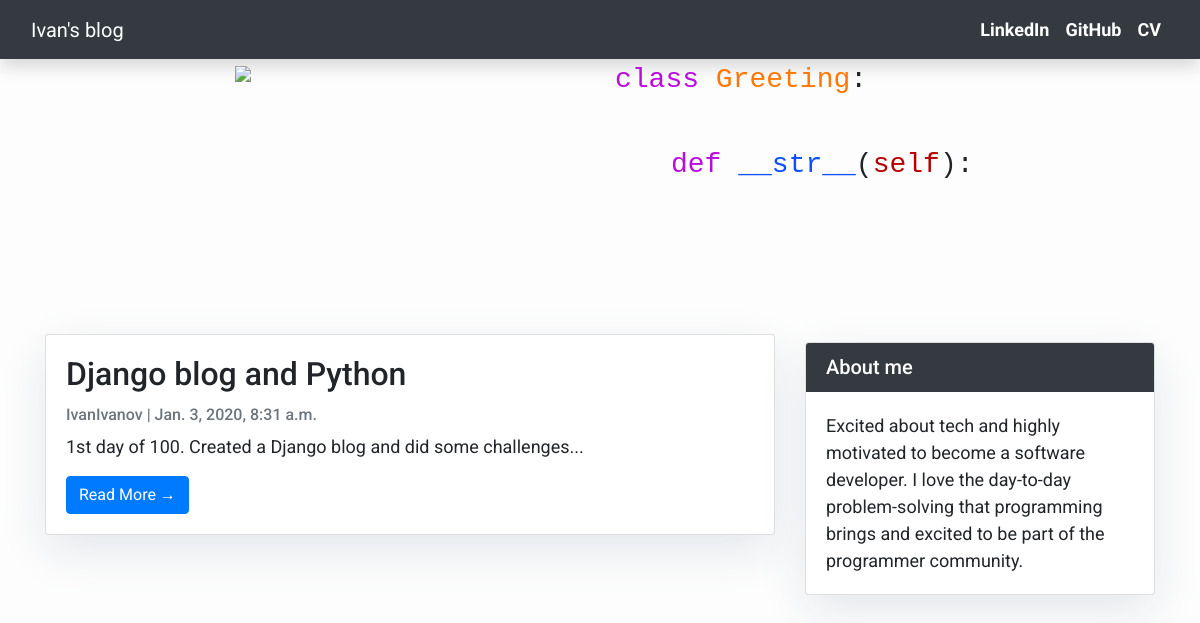
/, run on an earlier commit of the app's database.
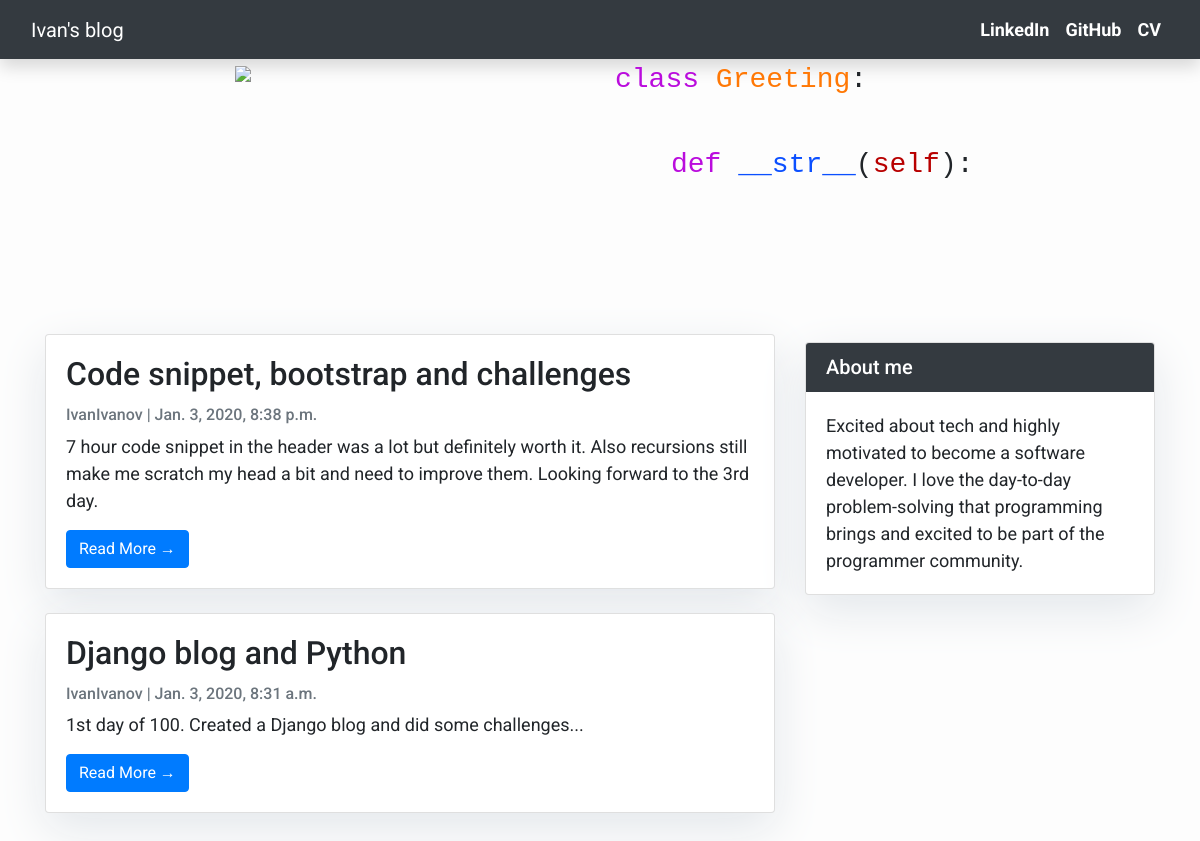
And on a later commit of the database.
### blog/models.py (models this page shows, shortened)
class Post(models.Model):
    title = models.CharField(max_length=200, unique=True)
    slug = models.SlugField(max_length=200, unique=True)
    author = models.ForeignKey(User, on_delete=models.CASCADE, related_name="blog_posts")
    updated_on = models.DateTimeField(auto_now=True)
    summary = models.CharField(max_length=350, default='', unique=True)
    content = RichTextField(config_name='awesome_ckeditor')
    created_on = models.DateTimeField(auto_now_add=True)
    status = models.IntegerField(choices=STATUS, default=0)
    class Meta:
        ordering = ['-created_on']

### blog/views.py (the view)
# urls.py: path('', views.PostList.as_view(), name='home'),
class PostList(generic.ListView):
    queryset = Post.objects.filter(status=1).order_by('-created_on')
    template_name = 'index.html'

### templates/index.html (shortened to what this page needs)
{% extends "base.html" %}
{% load static %}
{% block content %}
<div class="container">
    <div class="jumbotron-fluid">
    <div class="row">
        <div class="col-md-2 sm-0"></div>
        <div id="no-padding" class="col-md-4 sm-12">
            <img class="img-fluid" src="https://github.com/divakaivan/icc-blog/blob/master/mysite/static/mysite/code-pc-welcome.png?raw=true"/>
        </div>
        <div class="align-self-center col-md-5 sm-12">
            <p style="font-size: 28px" class="class-def"><span style="color: #ba0cdd">class</span> <span style="color: #ff7805">Greeting</span>:</p>
            <br>
            <p style="font-size: 28px" id="def-def">&emsp;&emsp;<span style="color: #ba0cdd">def</span> <span style="color: #0b4fff">__str__</span>(<span style="color: #b80000">self</span>):</p>
        </div>
    </div>
</div>
    <div class="row">
        <div class="col-md-8 mt-3 left">
            {% for post in post_list %}
            <div class="card mb-4">
                <div class="card-body">
                    <h2 class="card-title">{{ post.title }}</h2>
                    <p class="card-text text-muted h6">{{ post.author }} | {{ post.created_on}} </p>
                    <p class="card-text">{{post.summary}}</p>
                    <a href="{% url 'post_detail' post.slug  %}" class="btn btn-primary">Read More &rarr;</a>
                </div>
            </div>
            {% endfor %}
        </div>
        {% block sidebar %} {% include 'sidebar.html' %} {% endblock sidebar %}
    </div>
</div>
{%endblock%}

### templates/base.html (shortened to what this page needs)
<!DOCTYPE html>
<html>
    <head>
        <link rel="stylesheet" href="https://stackpath.bootstrapcdn.com/bootstrap/4.3.1/css/bootstrap.min.css">
    </head>
    <body>
        <nav class="navbar navbar-expand-lg navbar-dark bg-dark shadow" id="mainNav">
            <div class="container-fluid">
                <a class="navbar-brand" href="{% url 'home' %}">Ivan's blog</a>
                <div class="collapse navbar-collapse" id="navbar-responsive">
                    <ul class="nav navbar-nav ml-auto">
                        <li class="nav-item">
                            <a class="nav-link text-white font-weight-bold" href="https://www.linkedin.com/in/ivansivanov/" target="_blank">LinkedIn</a>
                        </li>
                        <li class="nav-item">
                            <a class="nav-link text-white font-weight-bold" href="https://github.com/divakaivan" target="_blank">GitHub</a>
                        </li>
                        <li class="nav-item">
                            <a class="nav-link text-white font-weight-bold" href="https://github.com/divakaivan/icc-blog/raw/master/IvanIvanovCV.pdf" target="_blank">CV</a>
                        </li>
                    </ul>
                </div>
            </div>
        </nav>
        {% block content %}
        {% endblock content %}
    </body>
</html>

### templates/sidebar.html (shortened to what this page needs)
{% block sidebar %}
<div class="col-md-4 float-right ">
<div class="card my-4">
        <h5 class="card-header border-dark bg-dark text-white">About me</h5>
    <div class="card-body">
        <p class="card-text">Excited about tech and highly motivated to become a software developer.
            I love the day-to-day problem-solving that programming brings and excited to be part of the programmer community.
        </p>
    </div>
</div>
</div>
{% endblock sidebar %}

### templates/base.html (style rules this page uses)
body { font-family: "Roboto", sans-serif; font-size: 17px; background-color: #fdfdfd; }
.shadow { box-shadow: 0 4px 2px -2px rgba(0, 0, 0, 0.1); }

### templates/index.html (style rules this page uses)
body { font-family: "Roboto", sans-serif; font-size: 18px; background-color: #fdfdfd; }
.card { box-shadow: 0 16px 48px #E3E7EB; }
.class-def { animation: type 1.75s steps(15); overflow: hidden; white-space: nowrap; font-family: Consolas, monospace; width: 15ch; }
#def-def { animation: type1 2s steps(22); animation-delay: 1.75s; overflow: hidden; white-space: nowrap; font-family: Consolas, monospace; width: 22ch; visibility: hidden; }

### templates/sidebar.html (style rules this page uses)
.card { box-shadow: 0 16px 48px #E3E7EB; }

What changed in the data, as far as the page shows it:
added Post: title "Code snippet, bootstrap and challenges", author "IvanIvanov", created_on "Jan. 3, 2020, 8:38 p.m.", summary "7 hour code snippet in the header was a lot but definitely worth it. Also recursions still make me scratch my head a bit and need to improve them. Looking forward to the 3rd day."
